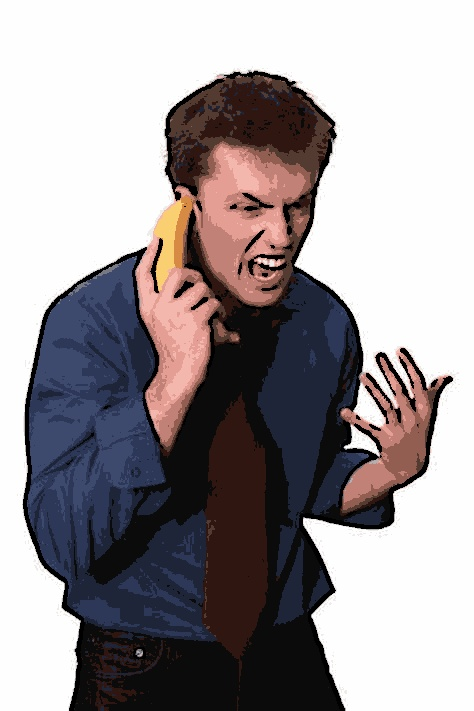
#> input picture uploads/cartoonized_image.jpg, 474 x 711 px
$ python -i app.py   (imports and definitions only)
#> lines starting #> are read from the running program, lines starting #| are printed output that depends on the picture; after the words box and inside, x2 and y2 are one past the last pixel; in counts of white or black regions, pixels touching at a corner belong together
#> further down, picture is the input picture: shape (711, 474, 3); mean B, G, R 154.5, 151.7, 157.7
from flask import Flask, render_template, request, send_file
import cv2
import numpy as np
from io import BytesIO

# [1 line not run here, left out]

# Function to cartoonize an image using grayscale
# [18 lines left out: functions cartoonize_grayscale, cartoonize_edge_detection, not called in this run]

# Function to cartoonize an image
def cartoonize(img):
    # Convert the image to grayscale
    gray = cv2.cvtColor(img, cv2.COLOR_BGR2GRAY)
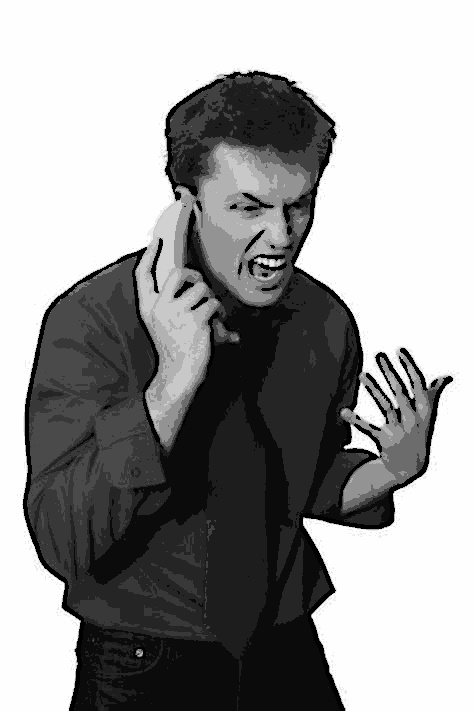
#> gray: shape (711, 474); min 0, max 255, mean 153.8

    # Apply bilateral filtering to reduce noise while preserving edges
    cartoon = cv2.bilateralFilter(gray, 9, 75, 75)

    # Detect edges using adaptive thresholding
    edges = cv2.adaptiveThreshold(cartoon, 255, cv2.ADAPTIVE_THRESH_MEAN_C, cv2.THRESH_BINARY, 9, 10)
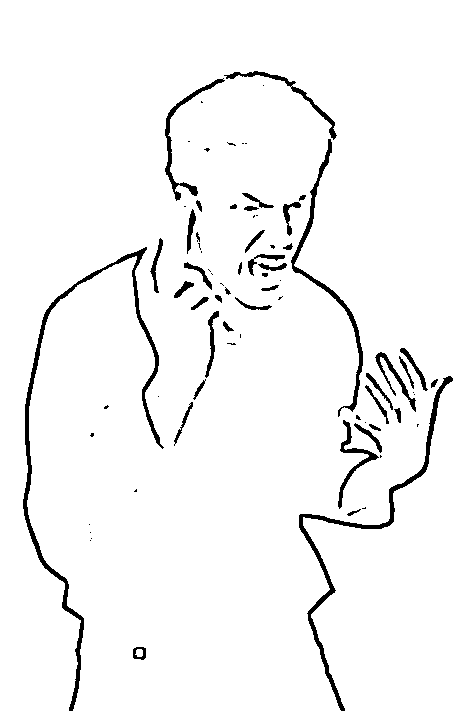
#> edges: shape (711, 474); 96.3% white; 78 black regions (35 under 20 px), largest, box (x1, y1, x2, y2) and area: (23, 247, 164, 711) 3034, (299, 376, 453, 711) 2120, (291, 139, 363, 417) 1354

    # Apply color quantization to reduce the number of colors in the image
    num_colors = 16
    Z = img.reshape((-1, 3))
    Z = np.float32(Z)
    criteria = (cv2.TERM_CRITERIA_EPS + cv2.TERM_CRITERIA_MAX_ITER, 20, 0.001)
    ret, label, center = cv2.kmeans(Z, num_colors, None, criteria, 10, cv2.KMEANS_RANDOM_CENTERS)
#> ret = 44364076.1; center = 16 rows, first 8: [95.82, 63.16, 52.04], [86.12, 96.38, 142.3], [50.42, 58.63, 83.04], [71.04, 138.6, 212.3], [139.5, 200, 246.7], [146.4, 157.2, 224.9], [11.54, 12.56, 20.37], [253.9, 254, 254.1]
    center = np.uint8(center)
#> center = 16 rows, first 8: [95, 63, 52], [86, 96, 142], [50, 58, 83], [71, 138, 212], [139, 200, 246], [146, 157, 224], [11, 12, 20], [253, 253, 254]
    quantized_img = center[label.flatten()]
    quantized_img = quantized_img.reshape(img.shape)
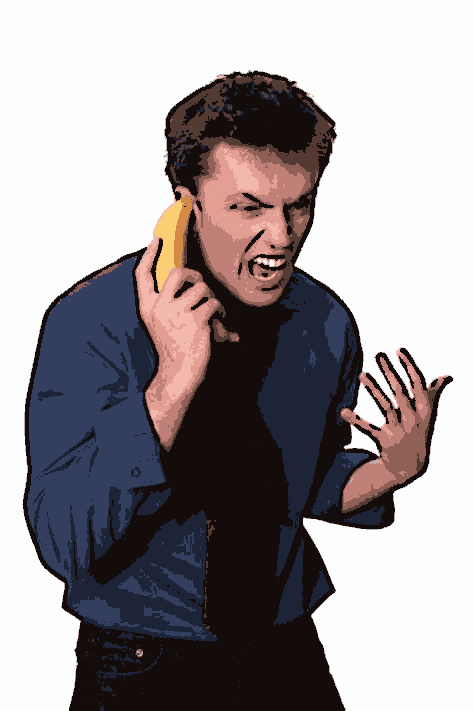
#> quantized_img: shape (711, 474, 3); mean B, G, R 154, 151.2, 157.7

    # Combine the edges with the quantized image to create the cartoon effect
    cartoon = cv2.bitwise_and(quantized_img, quantized_img, mask=edges)
#> cartoon: shape (711, 474, 3)


    return cartoon

# Route to render the upload form
# [3 lines that did not run here, left out]

# Route to handle file upload and cartoonization
# [33 lines that did not run here, left out]

# [2 lines not run here, left out]

>>> import cv2
>>> picture = cv2.imread('uploads/cartoonized_image.jpg')
>>> result = cartoonize(picture)
